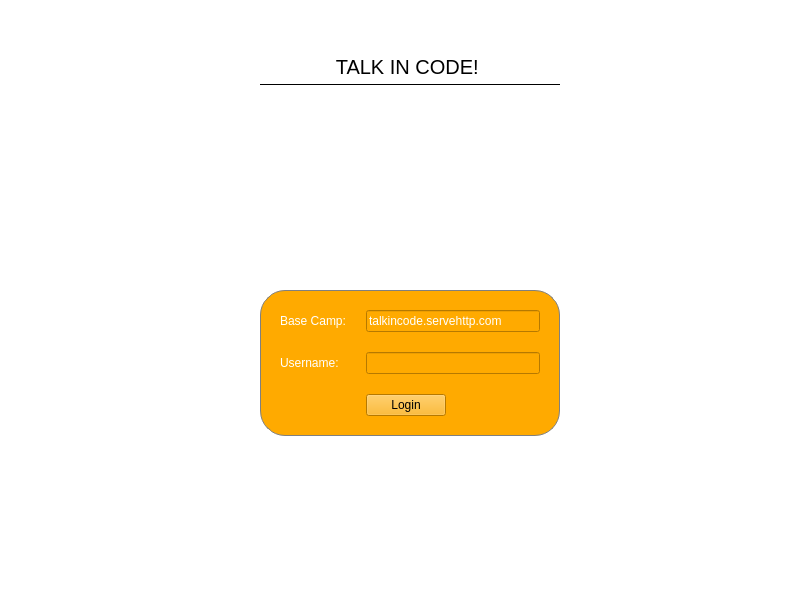
<?xml version="1.0" encoding="UTF-8"?>
<ui version="4.0">
 <class>ChatWindow</class>
 <widget class="QMainWindow" name="ChatWindow">
  <property name="geometry">
   <rect>
    <x>0</x>
    <y>0</y>
    <width>800</width>
    <height>600</height>
   </rect>
  </property>
  <property name="windowTitle">
   <string>ChatWindow</string>
  </property>
  <property name="styleSheet">
   <string notr="true">#titleLabel {
background: white;
color: black;
font-size: 20px;
border: none;
border-bottom:  1px solid black;
padding: 5px;
}

#mainFrame {
border: none;
background: white;
}

#loginFrame {
background: qlineargradient(x1: 0, y1: 0, x2: 0, y2: 1, stop: 0 #ddf, stop: 1 #aaf);
border: 1px solid gray;
padding: 10px;
border-radius: 25px;
}</string>
  </property>
  <widget class="QWidget" name="centralwidget">
   <layout class="QVBoxLayout" name="verticalLayout">
    <property name="spacing">
     <number>0</number>
    </property>
    <property name="margin">
     <number>0</number>
    </property>
    <item>
     <widget class="QFrame" name="mainFrame">
      <property name="frameShape">
       <enum>QFrame::StyledPanel</enum>
      </property>
      <layout class="QVBoxLayout" name="verticalLayout_2">
       <item>
        <widget class="QStackedWidget" name="stackedWidget">
         <property name="styleSheet">
          <string notr="true">background-image: url(:/images2/2);</string>
         </property>
         <property name="currentIndex">
          <number>1</number>
         </property>
         <widget class="QWidget" name="chatPage">
          <layout class="QGridLayout" name="gridLayout">
           <item row="0" column="0">
            <widget class="QTextEdit" name="roomTextEdit">
             <property name="readOnly">
              <bool>true</bool>
             </property>
            </widget>
           </item>
           <item row="0" column="1" colspan="2">
            <widget class="QListWidget" name="userListWidget"/>
           </item>
           <item row="1" column="0" colspan="2">
            <widget class="QLineEdit" name="sayLineEdit"/>
           </item>
           <item row="1" column="2">
            <widget class="QPushButton" name="sayButton">
             <property name="sizePolicy">
              <sizepolicy hsizetype="Fixed" vsizetype="Fixed">
               <horstretch>0</horstretch>
               <verstretch>0</verstretch>
              </sizepolicy>
             </property>
             <property name="maximumSize">
              <size>
               <width>50</width>
               <height>16777215</height>
              </size>
             </property>
             <property name="text">
              <string>Talk</string>
             </property>
            </widget>
           </item>
          </layout>
         </widget>
         <widget class="QWidget" name="loginPage">
          <layout class="QGridLayout" name="gridLayout_3">
           <item row="2" column="3">
            <spacer name="horizontalSpacer_2">
             <property name="orientation">
              <enum>Qt::Horizontal</enum>
             </property>
             <property name="sizeHint" stdset="0">
              <size>
               <width>223</width>
               <height>20</height>
              </size>
             </property>
            </spacer>
           </item>
           <item row="0" column="1">
            <spacer name="verticalSpacer">
             <property name="orientation">
              <enum>Qt::Vertical</enum>
             </property>
             <property name="sizeType">
              <enum>QSizePolicy::Fixed</enum>
             </property>
             <property name="sizeHint" stdset="0">
              <size>
               <width>20</width>
               <height>100</height>
              </size>
             </property>
            </spacer>
           </item>
           <item row="2" column="0">
            <spacer name="horizontalSpacer">
             <property name="orientation">
              <enum>Qt::Horizontal</enum>
             </property>
             <property name="sizeHint" stdset="0">
              <size>
               <width>223</width>
               <height>20</height>
              </size>
             </property>
            </spacer>
           </item>
           <item row="3" column="1">
            <spacer name="verticalSpacer_2">
             <property name="orientation">
              <enum>Qt::Vertical</enum>
             </property>
             <property name="sizeHint" stdset="0">
              <size>
               <width>20</width>
               <height>267</height>
              </size>
             </property>
            </spacer>
           </item>
           <item row="3" column="2">
            <widget class="QFrame" name="loginFrame">
             <property name="sizePolicy">
              <sizepolicy hsizetype="Fixed" vsizetype="Fixed">
               <horstretch>0</horstretch>
               <verstretch>0</verstretch>
              </sizepolicy>
             </property>
             <property name="minimumSize">
              <size>
               <width>300</width>
               <height>0</height>
              </size>
             </property>
             <property name="styleSheet">
              <string notr="true">background-color: rgb(255, 170, 0);
background-image: url(:/images2/2);</string>
             </property>
             <property name="frameShape">
              <enum>QFrame::StyledPanel</enum>
             </property>
             <layout class="QGridLayout" name="gridLayout_2">
              <property name="spacing">
               <number>20</number>
              </property>
              <item row="0" column="0">
               <widget class="QLabel" name="label">
                <property name="styleSheet">
                 <string notr="true">color: rgb(255, 255, 255);</string>
                </property>
                <property name="text">
                 <string>Base Camp:</string>
                </property>
               </widget>
              </item>
              <item row="0" column="1">
               <widget class="QLineEdit" name="serverLineEdit">
                <property name="styleSheet">
                 <string notr="true">color: rgb(255, 255, 255);</string>
                </property>
                <property name="text">
                 <string>talkincode.servehttp.com</string>
                </property>
               </widget>
              </item>
              <item row="1" column="0">
               <widget class="QLabel" name="label_2">
                <property name="styleSheet">
                 <string notr="true">color: rgb(255, 255, 255);</string>
                </property>
                <property name="text">
                 <string>Username:</string>
                </property>
               </widget>
              </item>
              <item row="1" column="1">
               <widget class="QLineEdit" name="userLineEdit">
                <property name="styleSheet">
                 <string notr="true">color: rgb(255, 255, 255);</string>
                </property>
               </widget>
              </item>
              <item row="2" column="1">
               <widget class="QPushButton" name="loginButton">
                <property name="sizePolicy">
                 <sizepolicy hsizetype="Fixed" vsizetype="Fixed">
                  <horstretch>0</horstretch>
                  <verstretch>0</verstretch>
                 </sizepolicy>
                </property>
                <property name="text">
                 <string>Login</string>
                </property>
               </widget>
              </item>
             </layout>
            </widget>
           </item>
           <item row="0" column="2">
            <widget class="QLabel" name="titleLabel">
             <property name="sizePolicy">
              <sizepolicy hsizetype="Preferred" vsizetype="Fixed">
               <horstretch>0</horstretch>
               <verstretch>0</verstretch>
              </sizepolicy>
             </property>
             <property name="font">
              <font>
               <pointsize>-1</pointsize>
              </font>
             </property>
             <property name="layoutDirection">
              <enum>Qt::LeftToRight</enum>
             </property>
             <property name="text">
              <string>TALK IN CODE! </string>
             </property>
             <property name="alignment">
              <set>Qt::AlignCenter</set>
             </property>
            </widget>
           </item>
          </layout>
         </widget>
        </widget>
       </item>
      </layout>
     </widget>
    </item>
   </layout>
  </widget>
 </widget>
 <tabstops>
  <tabstop>serverLineEdit</tabstop>
  <tabstop>userLineEdit</tabstop>
  <tabstop>loginButton</tabstop>
  <tabstop>roomTextEdit</tabstop>
  <tabstop>userListWidget</tabstop>
  <tabstop>sayLineEdit</tabstop>
  <tabstop>sayButton</tabstop>
 </tabstops>
 <resources>
  <include location="../bitcoin.qrc"/>
 </resources>
 <connections>
  <connection>
   <sender>sayLineEdit</sender>
   <signal>returnPressed()</signal>
   <receiver>sayButton</receiver>
   <slot>animateClick()</slot>
   <hints>
    <hint type="sourcelabel">
     <x>331</x>
     <y>564</y>
    </hint>
    <hint type="destinationlabel">
     <x>768</x>
     <y>570</y>
    </hint>
   </hints>
  </connection>
  <connection>
   <sender>serverLineEdit</sender>
   <signal>returnPressed()</signal>
   <receiver>userLineEdit</receiver>
   <slot>setFocus()</slot>
   <hints>
    <hint type="sourcelabel">
     <x>391</x>
     <y>188</y>
    </hint>
    <hint type="destinationlabel">
     <x>470</x>
     <y>238</y>
    </hint>
   </hints>
  </connection>
  <connection>
   <sender>userLineEdit</sender>
   <signal>returnPressed()</signal>
   <receiver>loginButton</receiver>
   <slot>animateClick()</slot>
   <hints>
    <hint type="sourcelabel">
     <x>417</x>
     <y>239</y>
    </hint>
    <hint type="destinationlabel">
     <x>389</x>
     <y>275</y>
    </hint>
   </hints>
  </connection>
 </connections>
</ui>
